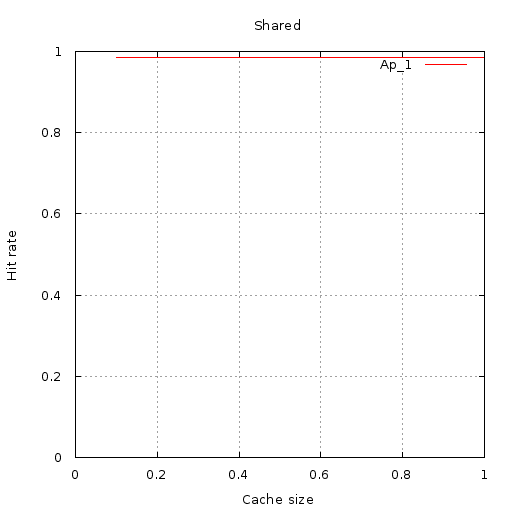

gnuplot code for this plot:
set terminal  png size 512,512 font 'Verdana, 10'
set title "Shared"
set output '//home//cat//Documents//CACHE//Results//PlotData//Shared//20_sec_same_request//HR_VS_SIZE//size_vs_hr.png'
set ylabel "Hit rate"
set yrange [0:1]
set xlabel "Cache size"
set xrange [0:1]
set grid xtics ytics
plot '//home//cat//Documents//CACHE//Results//PlotData//Shared//20_sec_same_request//HR_VS_SIZE//App_1.txt' using 1:2 with lines title 'Ap_1'
set terminal  png size 512,512 font 'Verdana, 10'
set title "Shared"
set output '//home//cat//Documents//CACHE//Results//PlotData//Shared//20_sec_same_request//HR_VS_SIZE//size_vs_hr.png'
set ylabel "Hit rate"
set yrange [0:1]
set xlabel "Cache size"
set xrange [0:1]
set grid xtics ytics
plot '//home//cat//Documents//CACHE//Results//PlotData//Shared//20_sec_same_request//HR_VS_SIZE//App_1.txt' using 1:2 with lines title 'Ap_1'
